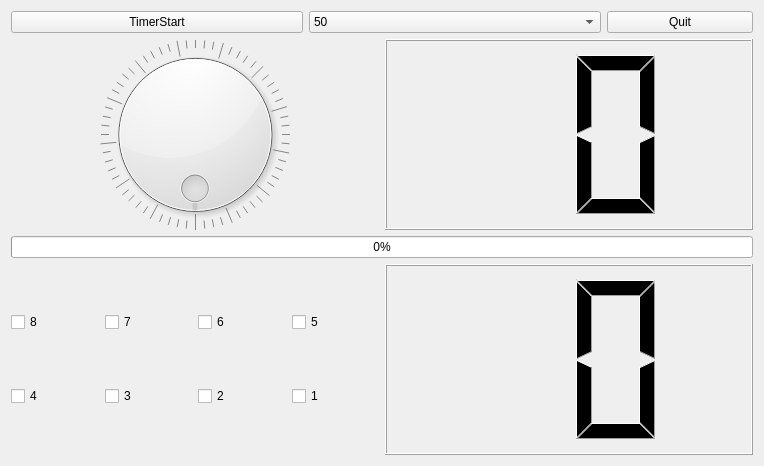
<?xml version="1.0" encoding="UTF-8"?>
<ui version="4.0">
 <class>Tab1DevControl</class>
 <widget class="QWidget" name="Tab1DevControl">
  <property name="geometry">
   <rect>
    <x>0</x>
    <y>0</y>
    <width>764</width>
    <height>466</height>
   </rect>
  </property>
  <property name="windowTitle">
   <string>Form</string>
  </property>
  <layout class="QVBoxLayout" name="verticalLayout" stretch="0,4,1,4">
   <item>
    <layout class="QHBoxLayout" name="horizontalLayout" stretch="2,2,1">
     <item>
      <widget class="QPushButton" name="pPBtimerStart">
       <property name="text">
        <string>TimerStart</string>
       </property>
       <property name="checkable">
        <bool>true</bool>
       </property>
      </widget>
     </item>
     <item>
      <widget class="QComboBox" name="pCBtimerValue">
       <item>
        <property name="text">
         <string>50</string>
        </property>
       </item>
       <item>
        <property name="text">
         <string>100</string>
        </property>
       </item>
       <item>
        <property name="text">
         <string>500</string>
        </property>
       </item>
       <item>
        <property name="text">
         <string>1000</string>
        </property>
       </item>
       <item>
        <property name="text">
         <string>2000</string>
        </property>
       </item>
      </widget>
     </item>
     <item>
      <widget class="QPushButton" name="pPBQuit">
       <property name="text">
        <string>Quit</string>
       </property>
      </widget>
     </item>
    </layout>
   </item>
   <item>
    <layout class="QHBoxLayout" name="horizontalLayout_4">
     <item>
      <widget class="QDial" name="pDialLed">
       <property name="maximum">
        <number>255</number>
       </property>
       <property name="wrapping">
        <bool>true</bool>
       </property>
       <property name="notchesVisible">
        <bool>true</bool>
       </property>
      </widget>
     </item>
     <item>
      <widget class="QLCDNumber" name="pLcdNumberLed">
       <property name="digitCount">
        <number>2</number>
       </property>
       <property name="mode">
        <enum>QLCDNumber::Hex</enum>
       </property>
      </widget>
     </item>
    </layout>
   </item>
   <item>
    <layout class="QHBoxLayout" name="horizontalLayout_5">
     <item>
      <widget class="QProgressBar" name="pProgressBarLed">
       <property name="maximum">
        <number>255</number>
       </property>
       <property name="value">
        <number>0</number>
       </property>
      </widget>
     </item>
    </layout>
   </item>
   <item>
    <layout class="QHBoxLayout" name="horizontalLayout_6">
     <item>
      <layout class="QGridLayout" name="gridLayout_2">
       <item row="1" column="2">
        <widget class="QCheckBox" name="pCBkey2">
         <property name="text">
          <string>2</string>
         </property>
        </widget>
       </item>
       <item row="1" column="1">
        <widget class="QCheckBox" name="pCBkey3">
         <property name="text">
          <string>3</string>
         </property>
        </widget>
       </item>
       <item row="1" column="0">
        <widget class="QCheckBox" name="pCBkey4">
         <property name="text">
          <string>4</string>
         </property>
        </widget>
       </item>
       <item row="1" column="3">
        <widget class="QCheckBox" name="pCBkey1">
         <property name="text">
          <string>1</string>
         </property>
        </widget>
       </item>
       <item row="0" column="3">
        <widget class="QCheckBox" name="pCBkey5">
         <property name="text">
          <string>5</string>
         </property>
        </widget>
       </item>
       <item row="0" column="2">
        <widget class="QCheckBox" name="pCBkey6">
         <property name="text">
          <string>6</string>
         </property>
        </widget>
       </item>
       <item row="0" column="1">
        <widget class="QCheckBox" name="pCBkey7">
         <property name="text">
          <string>7</string>
         </property>
        </widget>
       </item>
       <item row="0" column="0">
        <widget class="QCheckBox" name="pCBkey8">
         <property name="text">
          <string>8</string>
         </property>
        </widget>
       </item>
      </layout>
     </item>
     <item>
      <layout class="QHBoxLayout" name="horizontalLayout_7">
       <item>
        <widget class="QLCDNumber" name="pLcdNumberLed_2">
         <property name="digitCount">
          <number>2</number>
         </property>
         <property name="mode">
          <enum>QLCDNumber::Hex</enum>
         </property>
        </widget>
       </item>
      </layout>
     </item>
    </layout>
   </item>
  </layout>
 </widget>
 <resources/>
 <connections>
  <connection>
   <sender>pDialLed</sender>
   <signal>valueChanged(int)</signal>
   <receiver>pProgressBarLed</receiver>
   <slot>setValue(int)</slot>
   <hints>
    <hint type="sourcelabel">
     <x>194</x>
     <y>131</y>
    </hint>
    <hint type="destinationlabel">
     <x>381</x>
     <y>249</y>
    </hint>
   </hints>
  </connection>
 </connections>
</ui>
